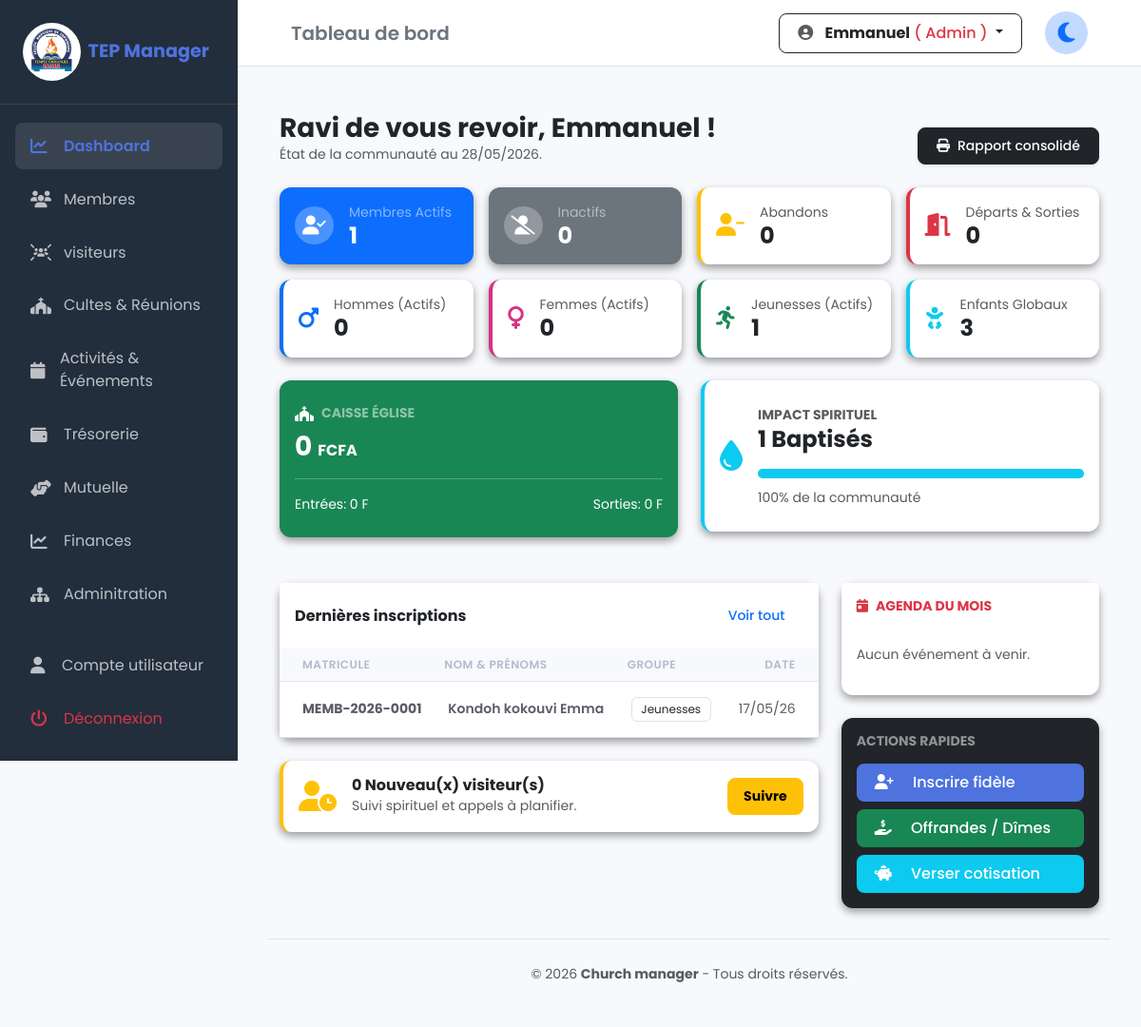
The app's page /dashboard/index.php (signed in) with its own data.
### tables this page shows
CREATE TABLE IF NOT EXISTS `membres` (
  `id` int NOT NULL AUTO_INCREMENT,
  `matricule` varchar(20) NOT NULL,
  `nom` varchar(100) NOT NULL,
  `prenoms` varchar(150) NOT NULL,
  `sexe` enum('Masculin','Feminin') NOT NULL,
  `date_naissance` date DEFAULT NULL,
  `lieu_naissance` varchar(100) DEFAULT NULL,
  `profession` varchar(100) DEFAULT NULL,
  `eglise_provenance` varchar(150) DEFAULT NULL,
  `date_arrivee` date DEFAULT NULL,
  `baptise` tinyint(1) DEFAULT '0',
  `date_bapteme` date DEFAULT NULL,
  `lieu_bapteme` varchar(150) DEFAULT NULL,
  `engagement_moral` tinyint(1) DEFAULT '0',
  `groupe_action` enum('Hommes','Femmes','Jeunesses','Enfants') DEFAULT NULL,
  `qualite` enum('Membre','Ami','Enfant') DEFAULT NULL,
  `statut_membre` enum('Actif','Inactif','Abandon','Depart') DEFAULT 'Actif',
  `telephone1` varchar(20) DEFAULT NULL,
  `telephone2` varchar(20) DEFAULT NULL,
  `email` varchar(100) DEFAULT NULL,
  `quartier` varchar(100) DEFAULT NULL,
  `situation_matrimoniale` enum('Marié(e)','Célibataire','Veuf(ve)','Divorcé(e)') DEFAULT 'Célibataire',
  `date_mariage` date DEFAULT NULL,
  `lieu_mariage` varchar(150) DEFAULT NULL,
  `nom_conjoint` varchar(200) DEFAULT NULL,
  `nombre_enfants` int DEFAULT '0',
  `photo` varchar(255) DEFAULT NULL,
  `commentaire` text,
  `date_enregistrement` timestamp NULL DEFAULT CURRENT_TIMESTAMP,
  `utilisateur_id` int DEFAULT NULL,
  PRIMARY KEY (`id`),
  UNIQUE KEY `matricule` (`matricule`),
  KEY `utilisateur_id` (`utilisateur_id`)
);

### dashboard/index.php (the view, shortened to what the rows shown need)
<?php
require_once "../config/database.php";
try {
    $derniers_membres = $pdo->query("SELECT matricule, nom, prenoms, date_enregistrement, groupe_action FROM membres ORDER BY date_enregistrement DESC LIMIT 5")->fetchAll();
} catch (PDOException $e) {
    die("Erreur critique de base de données : " . $e->getMessage());
}
require_once '../includes/header.php';
?>
<div class="container mt-4">
    <div class="row g-4">
        <div class="col-lg-8">
            <div class="card border-0 shadow-sm mb-4">
                <div class="card-body p-0">
                    <div class="table-responsive">
                        <table class="table table-hover align-middle mb-0">
                            <thead class="bg-light small">
                                <tr>
                                    <th class="ps-4">Matricule</th>
                                    <th>Nom & Prénoms</th>
                                    <th>Groupe</th>
                                    <th class="pe-4 text-end">Date</th>
                                </tr>
                            </thead>
                            <tbody>
                                <?php if (!empty($derniers_membres)): ?>
                                    <?php foreach ($derniers_membres as $dm): ?>
                                        <tr>
                                            <td class="ps-4 fw-bold small"><?= htmlspecialchars($dm['matricule'] ?? '') ?></td>
                                            <td class="fw-semibold small"><?= htmlspecialchars(($dm['nom'] ?? '') . ' ' . ($dm['prenoms'] ?? '')) ?></td>
                                            <td><span class="badge bg-white text-dark border small fw-normal"><?= htmlspecialchars($dm['groupe_action'] ?: 'Aucun') ?></span></td>
                                            <td class="pe-4 text-end text-muted small">
                                                <?= (!empty($dm['date_enregistrement']) && $dm['date_enregistrement'] !== '0000-00-00') ? date('d/m/y', strtotime($dm['date_enregistrement'])) : '-' ?>
                                            </td>
                                        </tr>
                                    <?php endforeach; ?>
                                <?php else: ?>
                                    <tr><td colspan="4" class="text-center text-muted py-3">Aucun membre inscrit récemment.</td></tr>
                                <?php endif; ?>
                            </tbody>
                        </table>
                    </div>
                </div>
            </div>
        </div>
    </div>
</div>
<?php require_once '../includes/footer.php'; ?>

### records on screen
membres: matricule "MEMB-2026-0001", nom+prenoms "Kondoh kokouvi Emma", groupe_action "Jeunesses", date_enregistrement "17/05/26"

### other values on screen
$titre_barre "Tableau de bord"
$_SESSION['user_nom'] "Emmanuel"
$_SESSION['user_role_nom'] "Admin"
$stats['total_actifs'] "1"
$stats['total_inactifs'] "0"
$stats['total_abandon'] "0"
$stats['total_sorties'] "0"
$stats['hommes'] "0"
$stats['femmes'] "0"
$stats['jeunes'] "1"
$stats['enfants_total'] "3"
$solde_caisse "0"
$total_entrees "0"
$total_sorties "0"
$total_baptises "1"
